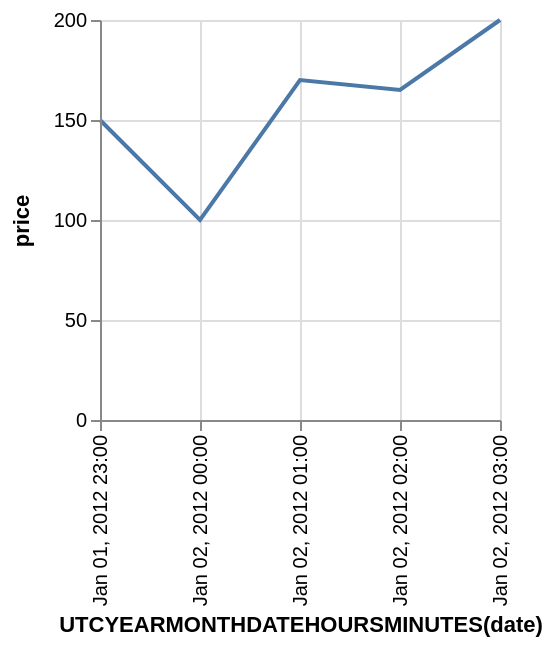

Describe this chart as a Vega-Lite specification.
### Vega specification from a JSON file in a GitHub repository (floating-point values rounded to 4 significant figures)
{"$schema": "https://vega.github.io/schema/vega/v3.0.json", "description": "Google's stock price over time.", "autosize": "pad", "padding": 5, "encode": {"update": {"stroke": {"value": "#ccc"}, "fill": {"value": "transparent"}}}, "data": [{"name": "source_0", "values": [{"date": "Sun, 01 Jan 2012 23:00:00", "price": 150}, {"date": "Sun, 02 Jan 2012 00:00:00", "price": 100}, {"date": "Sun, 02 Jan 2012 01:00:00", "price": 170}, {"date": "Sun, 02 Jan 2012 02:00:00", "price": 165}, {"date": "Sun, 02 Jan 2012 03:00:00", "price": 200}]}, {"name": "data_0", "source": "source_0", "transform": [{"type": "formula", "expr": "toDate(datum[\"date\"])", "as": "date"}, {"type": "formula", "expr": "toNumber(datum[\"price\"])", "as": "price"}, {"type": "filter", "expr": "datum[\"date\"] !== null && !isNaN(datum[\"date\"]) && datum[\"price\"] !== null && !isNaN(datum[\"price\"])"}, {"type": "formula", "as": "utcyearmonthdatehoursminutes_date", "expr": "datetime(utcyear(datum[\"date\"]), utcmonth(datum[\"date\"]), utcdate(datum[\"date\"]), utchours(datum[\"date\"]), utcminutes(datum[\"date\"]), 0, 0)"}, {"type": "collect", "sort": {"field": "utcyearmonthdatehoursminutes_date", "order": "descending"}}]}], "signals": [{"name": "width", "update": "200"}, {"name": "height", "update": "200"}], "marks": [{"name": "marks", "type": "line", "from": {"data": "data_0"}, "encode": {"update": {"x": {"scale": "x", "field": "utcyearmonthdatehoursminutes_date"}, "y": {"scale": "y", "field": "price"}, "stroke": {"value": "#4c78a8"}}}}], "scales": [{"name": "x", "type": "time", "domain": {"data": "data_0", "field": "utcyearmonthdatehoursminutes_date"}, "range": [0, {"signal": "width"}], "round": true, "nice": "minute"}, {"name": "y", "type": "linear", "domain": {"data": "data_0", "field": "price"}, "range": [{"signal": "height"}, 0], "round": true, "nice": true, "zero": true}], "axes": [{"scale": "x", "labelOverlap": true, "orient": "bottom", "tickCount": {"signal": "ceil(width/40)"}, "title": "UTCYEARMONTHDATEHOURSMINUTES(date)", "zindex": 1, "encode": {"labels": {"update": {"text": {"signal": "timeFormat(datum.value, '%b %d, %Y %H:%M')"}, "angle": {"value": 270}, "align": {"value": "right"}, "baseline": {"value": "middle"}}}}}, {"scale": "x", "domain": false, "grid": true, "labels": false, "maxExtent": 0, "minExtent": 0, "orient": "bottom", "tickCount": {"signal": "ceil(width/40)"}, "ticks": false, "zindex": 0, "gridScale": "y"}, {"scale": "y", "labelOverlap": true, "orient": "left", "tickCount": {"signal": "ceil(height/40)"}, "title": "price", "zindex": 1}, {"scale": "y", "domain": false, "grid": true, "labels": false, "maxExtent": 0, "minExtent": 0, "orient": "left", "tickCount": {"signal": "ceil(height/40)"}, "ticks": false, "zindex": 0, "gridScale": "x"}], "config": {"axis": {"minExtent": 30, "domainColor": "#888", "tickColor": "#888"}}}
